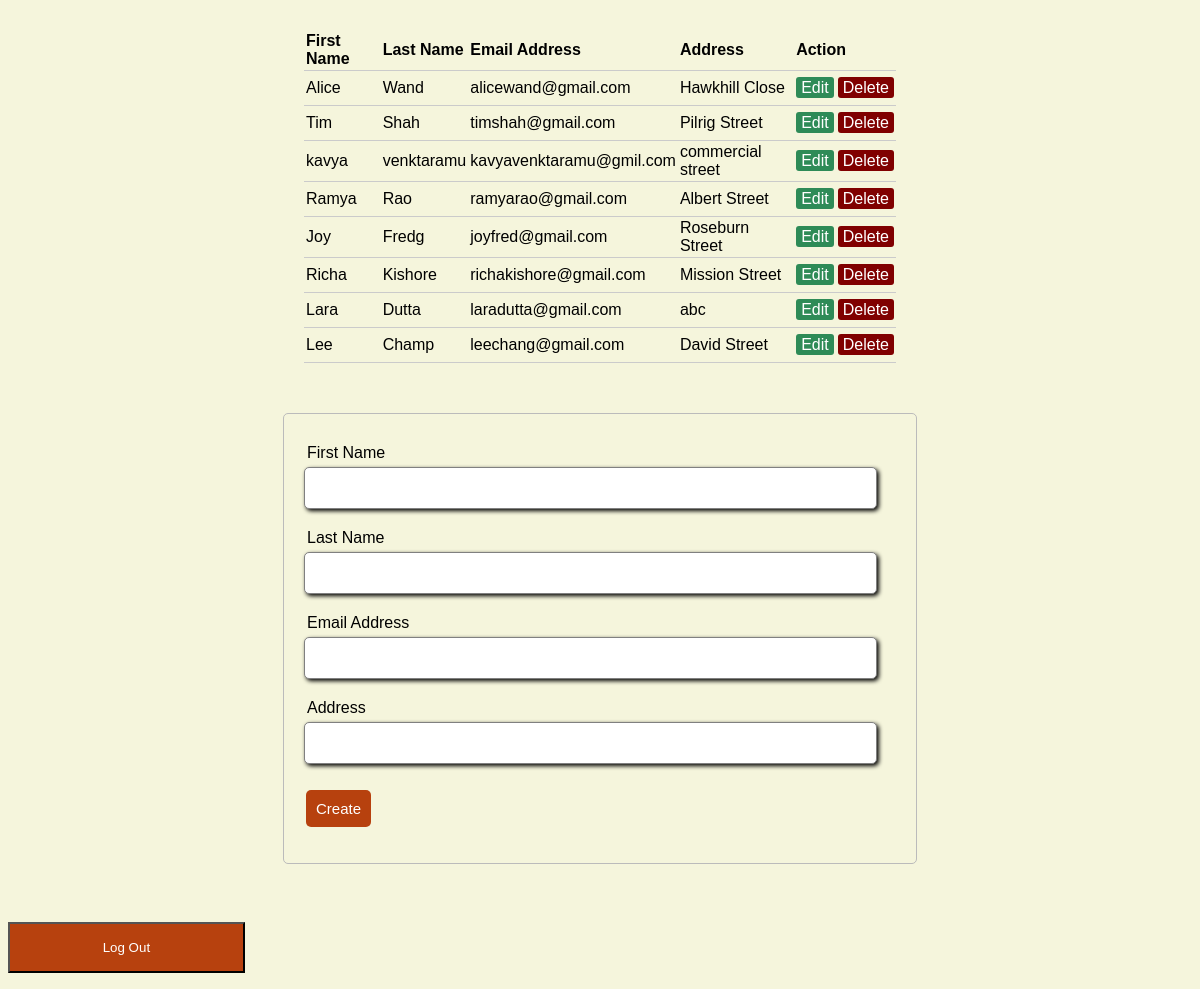
The app's page /admin.php with its own data.
### tables this page shows
CREATE TABLE `users` (
  `id` int(11) NOT NULL,
  `firstname` varchar(100) NOT NULL,
  `lastname` varchar(100) NOT NULL,
  `username` varchar(100) NOT NULL,
  `email` varchar(50) NOT NULL,
  `password` varchar(50) NOT NULL,
  `repeatpassword` varchar(50) NOT NULL,
  `phonenumber` int(12) NOT NULL,
  `address` varchar(50) NOT NULL,
  `postcode` varchar(10) NOT NULL
);

### server.php (called while the page is built, shortened)
<?php
	$firstname = "";
	$lastname ="";
	$email = "";
	$address = "";
	$update=false;

### admin.php (the view, shortened to what this page needs)
<?php  include('server.php'); ?>
<!DOCTYPE html>
<html>
<head>
	<link rel="stylesheet" type="text/css" href="css/style.css">
</head>
<body>
<?php $results = mysqli_query($db, "SELECT * FROM users"); ?>
<table>
	<thead>
		<tr>
			<th>First Name</th>
			<th>Last Name</th>
			<th>Email Address</th>
			<th>Address</th>
			<th colspan="2">Action</th>
		</tr>
	</thead>
	<?php while ($row = mysqli_fetch_array($results)) { ?>
		<tr>
			<td><?php echo $row['firstname']; ?></td>
			<td><?php echo $row['lastname']; ?></td>
			<td><?php echo $row['email']; ?></td>
			<td><?php echo $row['address']; ?></td>
			<td>
				<a href="admin.php?edit=<?php echo $row['id']; ?>" class="edit_btn" >Edit</a>
			</td>
			<td>
				<a href="server.php?del=<?php echo $row['id']; ?>" class="del_btn">Delete</a>
			</td>
		</tr>
	<?php } ?>
</table>
<form>
	<form method="post" action="server.php" >
		<div class="input-group">
			<label>First Name</label>
			<input type="text" name="firstname" value="<?php echo $firstname; ?>"required>
		</div>
		<div class="input-group">
			<label>Last Name</label>
			<input type="text" name="lastname" value="<?php echo $lastname; ?>"required>
		</div>
		<div class="input-group">
			<label>Email Address</label>
			<input type="text" name="email" value="<?php echo $email; ?>"required>
		</div>
		<div class="input-group">
			<label>Address</label>
			<input type="text" name="address" value="<?php echo $address; ?>"required>
		</div>
		<div class="input-group">
			<?php if ($update == true): ?>
	              <button class="btn" type="submit" name="update" style="background: #556B2F;" >Update</button>
            <?php else: ?>
	              <button class="btn" type="submit" name="save" >Create</button>
           <?php endif ?>
		</div>
</form>
	  <div class="adminlout">
	     <a href="index1.php"><input type="submit" class="logout_btn" value="Log Out"</a><br>
      </div>
</body>
</html>

### style.css (style rules this page uses)
body { font-family:"arial"; font-size:12pt; font-style:normal; background-color:#f5f5dc; }
.logout_btn { background-color:#b7410e; color: white; padding: 16px 20px; margin: 8px 0; width: 20%; }
input[type=text], input[type=password], input[type=number],textarea[name=message],input[type=email] { border-radius: 5px; margin: 2px 0 10px 0; padding: 4px; width: 60%; resize: none; box-shadow: 2px 2px 4px ; border: solid #b7410e 1px; }
button { background-color: #b7410e; border: none; color: white; padding: 15px 32px; text-decoration: none; font-size: 16px; margin:6px 2px; }
table { width: 50%; margin: 30px auto; border-collapse: collapse; text-align: left; }
tr { border-bottom: 1px solid #cbcbcb; }
th, td { border: none; height: 30px; padding: 2px; }
form { width: 50%; margin: 50px auto; text-align: left; padding: 20px; border: 1px solid #bbbbbb; border-radius: 5px; }
.input-group { margin: 10px 0px 10px 0px; }
.input-group label { display: block; text-align: left; margin: 3px; }
.input-group input { height: 30px; width: 93%; padding: 5px 10px; font-size: 14px; border-radius: 5px; border: 1px solid gray; }
.btn { padding: 10px; font-size: 15px; color: white; background: #b7410e; border: none; border-radius: 5px; }
.edit_btn { text-decoration: none; padding: 2px 5px; background: #2E8B57; color: white; border-radius: 3px; }
.del_btn { text-decoration: none; padding: 2px 5px; color: white; border-radius: 3px; background: #800000; }

### records on screen
users: firstname "Alice", lastname "Wand", email "alicewand@gmail.com", address "Hawkhill Close"
users: firstname "Tim", lastname "Shah", email "timshah@gmail.com", address "Pilrig Street"
users: firstname "kavya", lastname "venktaramu", email "kavyavenktaramu@gmil.com", address "commercial street"
users: firstname "Ramya", lastname "Rao", email "ramyarao@gmail.com", address "Albert Street"
users: firstname "Joy", lastname "Fredg", email "joyfred@gmail.com", address "Roseburn Street"
users: firstname "Richa", lastname "Kishore", email "richakishore@gmail.com", address "Mission Street"
users: firstname "Lara", lastname "Dutta", email "laradutta@gmail.com", address "abc"
users: firstname "Lee", lastname "Champ", email "leechang@gmail.com", address "David Street"
